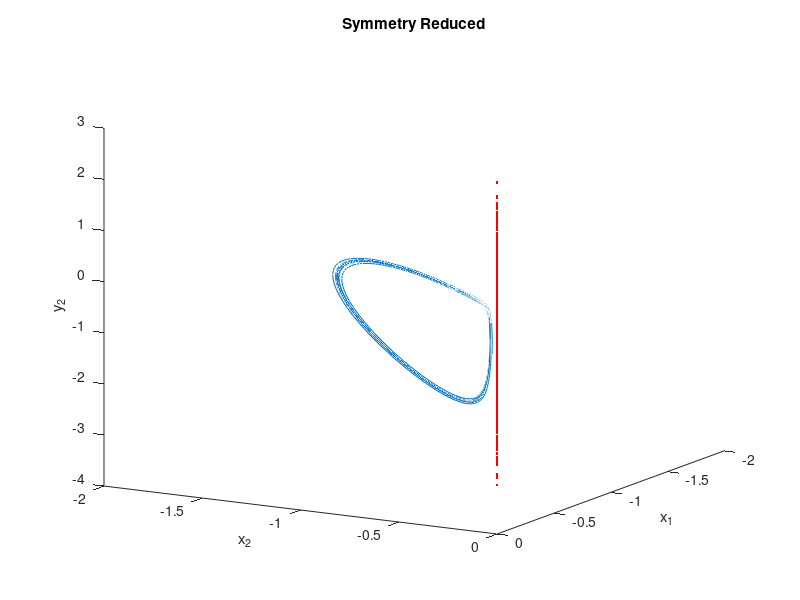

Reproduce this figure in MATLAB. (Note: this script raises an error after producing the figure.)
clear
hold off;
clc

load('movingframes.mat');
load('xinvsubs.mat');
figure(1)

plot3(xhat(1,:),xhat(2,:),xhat(4,:))
view(120,15)

xlabel('x_1')
ylabel('x_2')
zlabel('y_2')
title('Symmetry Reduced')

hold on;

plot3(xinvsubs(1,:), xinvsubs(2,:), xinvsubs(4,:), 'r.')

print -dpdf symmetryreduced.pdf

xhatGS = LieElement(pi/4,xhat);

figure(2)

plot3(xhatGS(1,:), xhatGS(3,:), xhatGS(4,:))
xlabel('x_{GS,1}')
ylabel('y_{GS,1}')
zlabel('y_{GS,2}')
title('On Gram-Schmidt Coordinates')

print -dpdf gramschmidt.pdf
